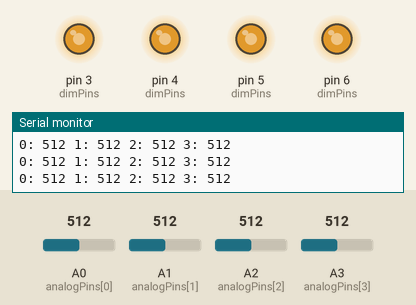
This sketch was run on a simulated Arduino Uno, built with avr-gcc and run on an emulated ATmega328P. Parts: output pins drawn as LEDs (lit = HIGH), the last lines printed to the serial monitor. Inputs (shaded band) come from the test bench; at power-on: A0 (analogPins[0]) = 512, A1 (analogPins[1]) = 512, A2 (analogPins[2]) = 512, A3 (analogPins[3]) = 512.

Above: at 1.2 s.
1.3 s: A0 (analogPins[0]) set to 716
At 2.0 s:
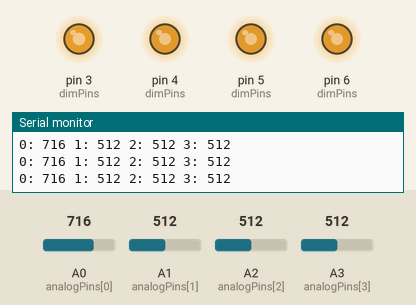
2.8 s: A1 (analogPins[1]) set to 716
At 3.1 s:
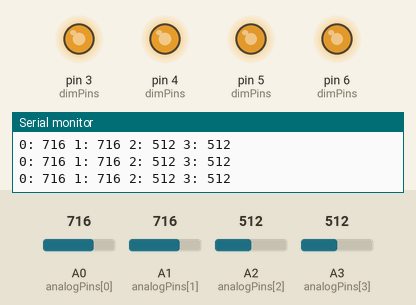
4.3 s: A2 (analogPins[2]) set to 716
At 5.3 s:
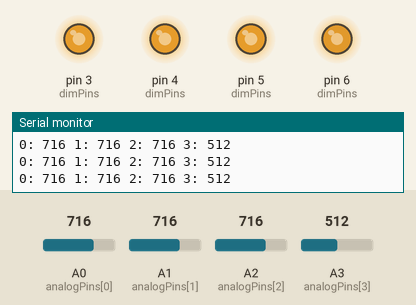
5.8 s: A3 (analogPins[3]) set to 716
At 6.4 s:
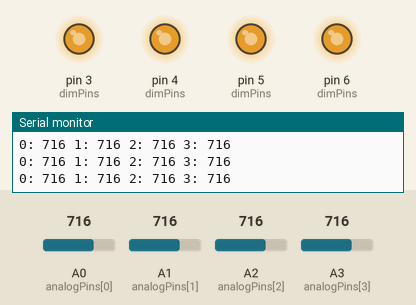
7.3 s: A0 (analogPins[0]) set to 75
At 8.5 s:
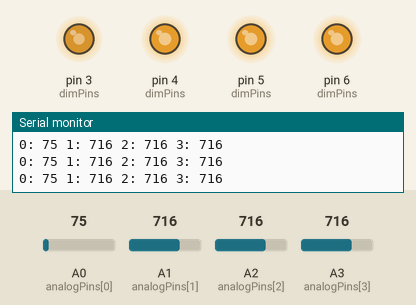
8.8 s: A1 (analogPins[1]) set to 75
At 10.1 s:
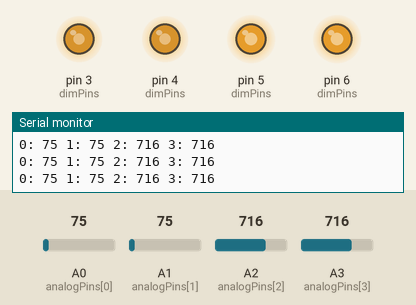
Timing chart, 0 to 11.3 s (numbered marks = the images above; inputs shaded):
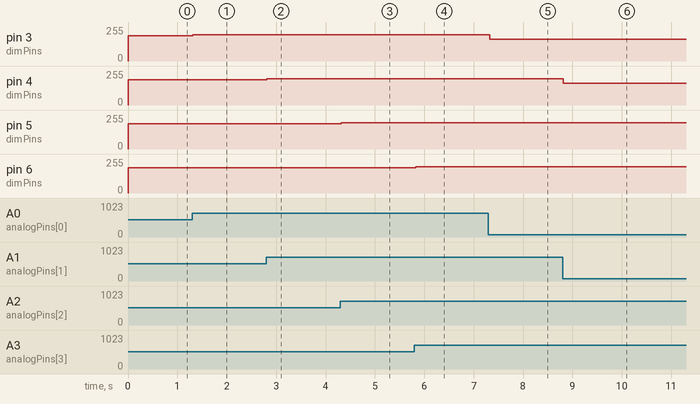

Measured:
- after the input at 1.3 s, pin 3 (dimPins): 188/255 → 198/255 at once
- after the input at 2.8 s, pin 4 (dimPins): 188/255 → 198/255 at once
- after the input at 4.3 s, pin 5 (dimPins): 188/255 → 198/255 at once
- after the input at 5.8 s, pin 6 (dimPins): 188/255 → 198/255 at once
- after the input at 7.3 s, pin 3 (dimPins): 198/255 → 165/255 at once
- after the input at 8.8 s, pin 4 (dimPins): 198/255 → 165/255 at once

The sketch:

gpio2dim.ino
```cpp
#include <RBDdimmer.h>

// 0–127 → 0-3.3v -> 0-1023/5*3.3=675 -> 65-85
#define min_adc 80
#define max_adc 1023
#define min_dimm 65
#define max_dimm 85

#define ZC_PIN 2  // zero-cross pin (must be wired)
const int NUM_CHANNELS = 4;

int dimPins[NUM_CHANNELS] = {3, 4, 5, 6};
int analogPins[NUM_CHANNELS] = {A0, A1, A2, A3};

bool debugMode = false;   // <<< SET TO true FOR SINE WAVE TEST

dimmerLamp dimmers[NUM_CHANNELS] = {
  dimmerLamp(3),
  dimmerLamp(4),
  dimmerLamp(5),
  dimmerLamp(6)
};


int mapDimmerValue(int v) {
  return map(v, min_adc, max_adc, min_dimm, max_dimm);
}

void setup() {
  Serial.begin(9600);
  analogReference(EXTERNAL);

  for (int i = 0; i < NUM_CHANNELS; i++) {
    dimmers[i].begin(NORMAL_MODE, ON);
  }

  Serial.println("Dimmer controller ready.");
}

void loop() {

  for (int i = 0; i < NUM_CHANNELS; i++) {
    int raw = analogRead(analogPins[i]);
    Serial.print(i);
    Serial.print(": ");
    Serial.print(raw);
    Serial.print(" ");
    dimmers[i].setPower(mapDimmerValue(raw));
  }
  Serial.println();
}
```
